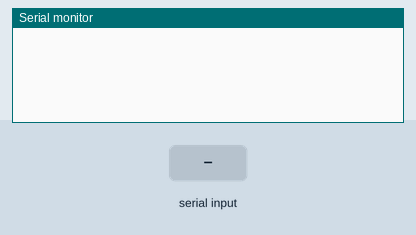
Bench run of a sketch on a simulated Arduino Uno, built with avr-gcc and run on an emulated ATmega328P. Parts: the last lines printed to the serial monitor. The inputs (shaded band) are chosen by the test bench.

Above: at 1.2 s.
1.3 s: byte 30 received over Serial
At 1.8 s:
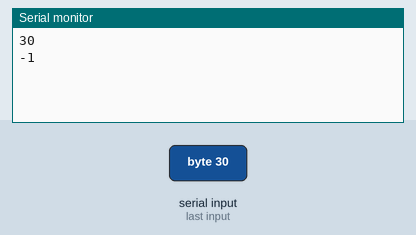
2.8 s: byte 90 received over Serial
At 4.0 s:
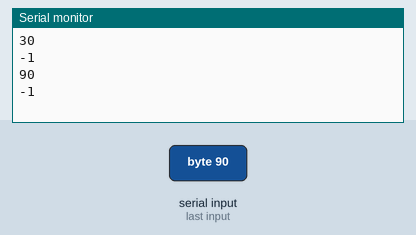
4.3 s: byte 120 received over Serial
At 5.4 s:
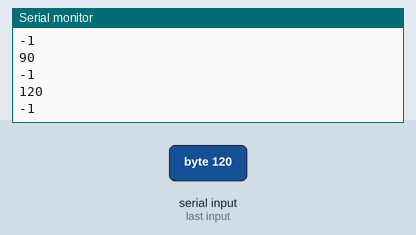
Timing chart, 0 to 7.3 s (numbered marks = the images above; inputs shaded):
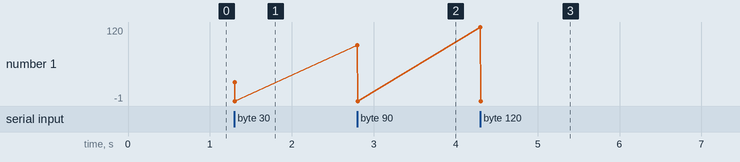

Measured:
- after the input at 1.3 s, the serial monitor: prints a new line at once (image 1)
- after the input at 2.8 s, the serial monitor: prints a new line at once (image 2)
- after the input at 4.3 s, the serial monitor: prints a new line at once (image 3)

The sketch:

sketch_jan7a.ino
```cpp
void setup() {
  Serial.begin(9600);
}

void loop() {
  // Serial.println(1);
  if (Serial.available() > 0) {
    // String linear_x = Serial.readString();
    // Serial.println(linear_x);
    int linear_x = Serial.read();
    int linear_y = Serial.read();
    int linear_z = Serial.read();
    int ang_x = Serial.read();
    int ang_y = Serial.read();
    int ang_z = Serial.read();

    // Serial.println(str(linear_x) + " " + str(linear_y) + " " + str(linear_z) + " " + str(ang_x) +  " " + str(ang_y) + " " + str(ang_z));
    Serial.println(linear_x);
    Serial.println(ang_z);
  }
}
```
